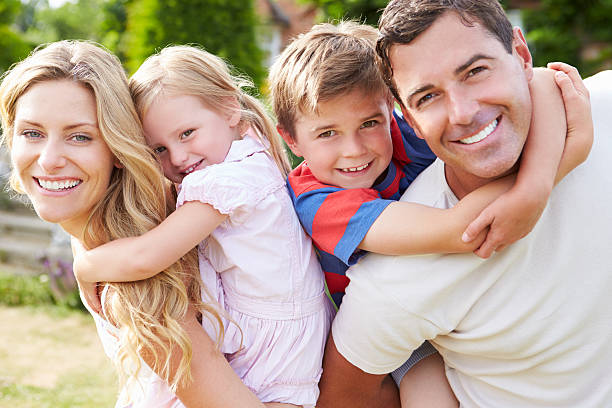
#> input picture 08_Inteligencia_Artificial/04_Visao_Computacional/01_Processamento_de_Imagens/imagens/familia.jpg, 612 x 408 px, found by its file name
$ jupyter execute 08_histograma.ipynb
#> lines starting #> are read from the running program, lines starting #| are printed output that depends on the picture
## Histograma e Equalização de imagens
***

Histograma: Qualidade da imagem, intensidade luminosa e contraste

O histograma, também conhecido como distribuição de frequências, é a representação gráfica em colunas ou em barras (retângulos) de um conjunto de dados previamente tabulado e dividido em classes uniformes ou não uniformes.

Um histograma pode dizer se a imagem foi exposta corretamente, se o tipo de luz era dura ou suave e quais ajustes funcionam melhor em sua câmera.

Cada pixel de uma imagem tem uma cor que foi produzida por uma combinação de cores primárias (vermelho, verde e azul, ou RGB). Cada uma dessas cores pode ter um brilho que varia de 0 a 255 em uma imagem digital com profundidade de bits de 8-bits. Um histograma RGB é produzido quando o computador varre a imagem em cada um desses valores de brilho RGB e conta quantos pixels há em cada nível de 0 a 255.

Ou seja, ele fornece a informação sobre quantos pixels na imagem possuem cada valor possível de RGB (que, no caso das imagens de 8 bits, variam de 0 a 255) ou, de forma equivalente, qual a proporção da imagem que corresponde a cada valor de RBG.

* Eixo X: 0 a 256 pixels
* Eixo Y: Número de pixels

***
### Imagem em tons de cinza
***

* Pixels apenas variando entre 0 e 256.

* Uso da biblioteca matplotlib

* O histograma de uma imagem em tons de cinza é a distribuição da frequência dos níveis de cinza em relação ao número de amostras.

* Função **hist**.

```py
hist(img, num1, intervalo):
    img = Imagem com a qual queremos trabalhar
    num1 = Número de elementos distintos que podem ser representados
    intervalo = Intervalo entre os elementos

    return Gráfico representado o histograma da imagem
```

***
### Imagem colorida
***

* Imagem colorida possui histograma para cada canal de cor, por exemplo, azul, verde, vermelho e etc...

* É usada a mesma função hist.

* O histograma de uma imagem colorida por fornecer qual é a cor dominante

***
### Equalização da imagem
***

A exposição a luz de uma cena capturada ou o contraste de uma fotografia são dados importantes que podem ser extraidos a partir de um histograma.

* **Imagens superexpostas**: São imagens com alto nível de luminosidade e seu histograma fica com a maior parte dos elementos a direita.

* **Imagens subexposta**: São imagens com baixo nível de luminosidade e seu histograma fica com a maior parte dos elementos a esquerda.

Imagens com baixo nível de contraste apresentam menor nítidez sendo caracterizados por histogramas estreitos nas quais os elementos estão concentrados em intervalos menores como é visto na imagem da esquerda. Já na imagem da direita temos um alto nível de contraste, pois o hinstograma é largo com elementos distribuidos por toda a faixa de tons de cinza.

O objetivo da equalização de histogramas é justamente modificar a tonalidade dos pixels da imagem.

```
def equalizeHist(img):
    entrada = Imagem representada como matriz
    saida = Imagem com histograma equalizado.
```

A Imagem é uma imagem subsposta, ou seja, a maior parte dos elementos está a esquerda do histograma, com a equalização a imagem tornou-se mais nítida.

***

[cell 1]
import cv2 as cv
import numpy as np
from matplotlib import pyplot as plt

[cell 2]
# Carrega a imagem
img = cv.imread("./imagens/familia.jpg")
#> img is the input picture: shape (408, 612, 3); mean B, G, R 150.4, 166.4, 189.5
img_cinza = cv.cvtColor(img, cv.COLOR_BGR2GRAY)
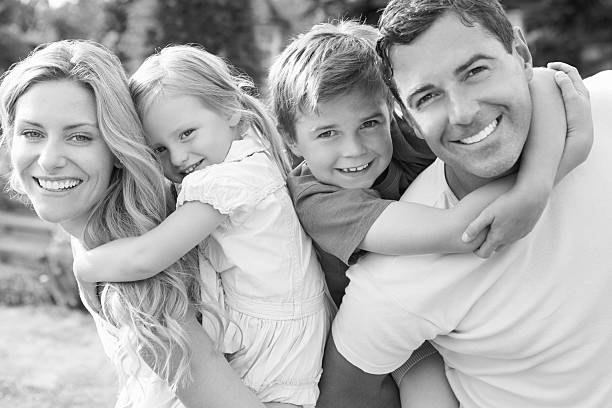
#> img_cinza: shape (408, 612); min 1, max 255, mean 171.5

[cell 3]
# Imagem em tons de cinza
plt.imshow(img_cinza, cmap='gray')
plt.title("Imagem em tons de cinza")
plt.axis("off")
plt.show()

[cell 4]
# Mostra o histograma em tons de cinza
plt.figure()
plt.title("Histograma em Tons de Cinza")
plt.xlabel("Intensidade")
plt.ylabel("Total de pixels")
plt.hist(img.ravel(), 256, [0, 256])
plt.show()
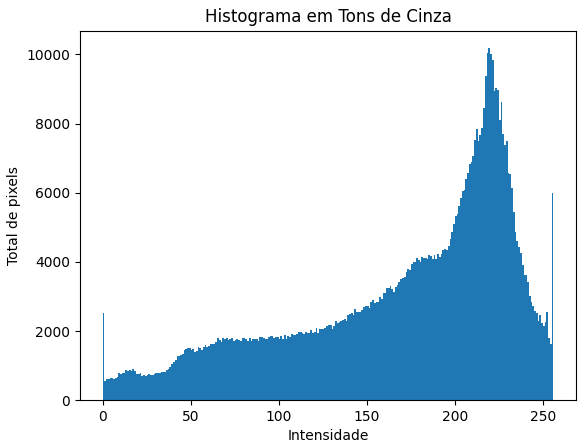
#> figure drawn by matplotlib, 1 panel; tallest bar 10178 high, from x = 219 to 220

***

[cell 5]
# Imagem equalizada
img_equalizada = cv.equalizeHist(img_cinza)
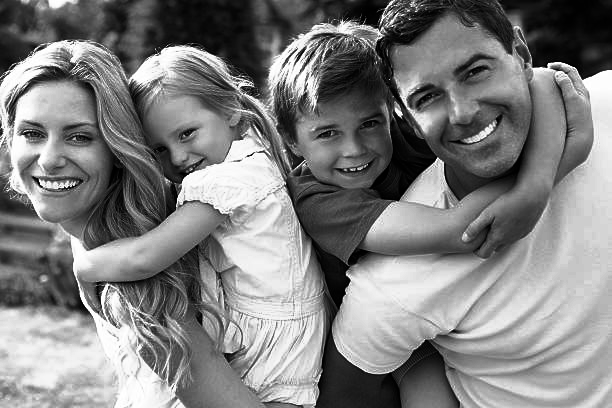
#> img_equalizada: shape (408, 612); min 0, max 255, mean 128.3
plt.imshow(img_equalizada, cmap='gray')
plt.title("Imagem")
plt.axis("off")
plt.show()

[cell 6]
# Mostra o equalizado
plt.figure()
plt.title("Histograma Equalizado")
plt.xlabel("Intensidade")
plt.ylabel("Total de pixels")
plt.hist(img_equalizada.ravel(), 256, [0, 256])
plt.show()
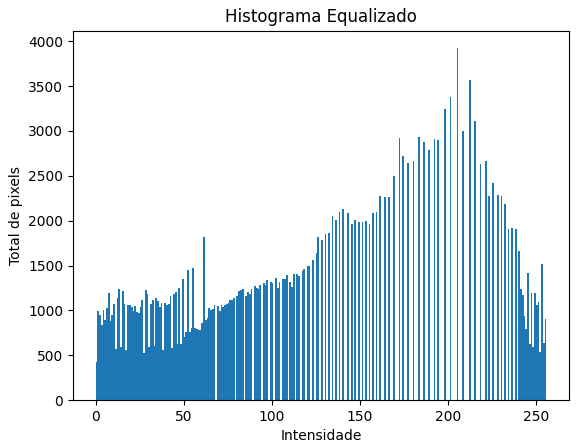
#> figure drawn by matplotlib, 1 panel; tallest bar 3922 high, from x = 205 to 206

***

[cell 7]
# Imagem colorida
img_colorida = cv.cvtColor(img, cv.COLOR_BGR2RGB)
plt.imshow(img_colorida)
plt.title("Imagem")
plt.axis("off")
plt.show()

[cell 8]
# Histograma da imagem colorida
canais = cv.split(img)
cores = ("b", "g", "r")
plt.figure()
plt.title("Histograma Colorido")
plt.xlabel("Intensidade")
plt.ylabel("Total de pixels")
# zip cria uma lista de tuplas formadas pelas união das listas passadas
for (canal, cor) in zip(canais, cores):
    histograma = cv.calcHist([canal], [0], None, [256], [0, 256])
    plt.plot(histograma, color=cor)
    plt.xlim([0, 256])
#> this loop made 3 passes
#> cor on passes 1 to 3: 'b', 'g', 'r'
plt.show()
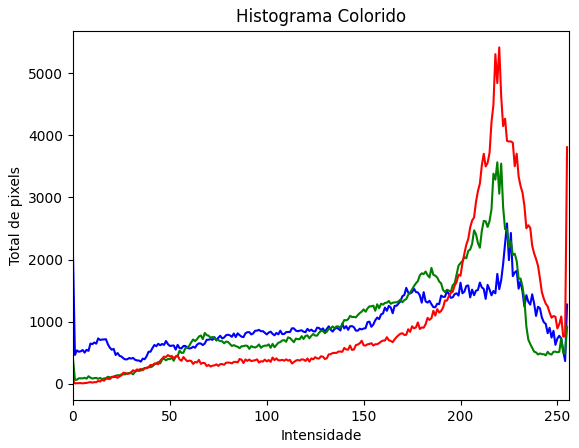
#> figure drawn by matplotlib, 1 panel; curve peaks at x = 224, y = 2583; curve peaks at x = 219, y = 3566; curve peaks at x = 220, y = 5415
